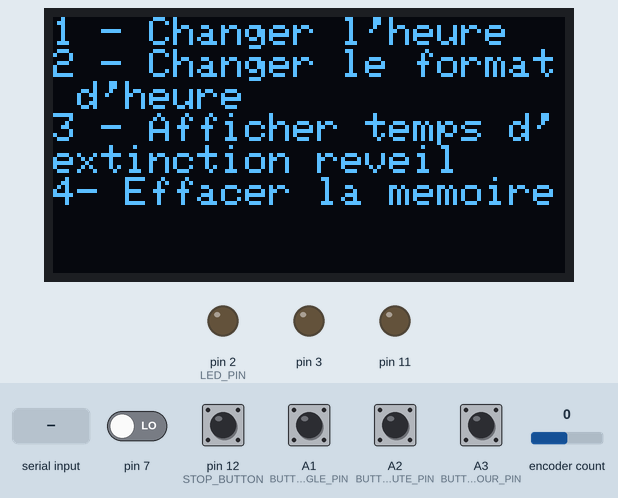
Bench run of a program on a simulated Arduino Nano, built with avr-gcc and run on an emulated ATmega328P. Shown: 128×64 one-colour display, output pins drawn as LEDs (lit = HIGH). Inputs (shaded band) come from the test bench; at power-on: A2 (BUTTON_MINUTE_PIN), A3 (BUTTON_HOUR_PIN) HIGH, A1 (BUTTON_ALARM_TOGGLE_PIN), pin 7, pin 12 (STOP_BUTTON) LOW, encoder count 0. The local clock reads 2024-03-15 10:24:30 at power-on unless the program sets it; what the program prints to the serial monitor is not drawn.

Above: at 1.2 s.
1.3 s: "90,45\n" received over Serial
4.2 s: "2\n" received over Serial
7.2 s: "3\n" received over Serial
At 7.33 s:
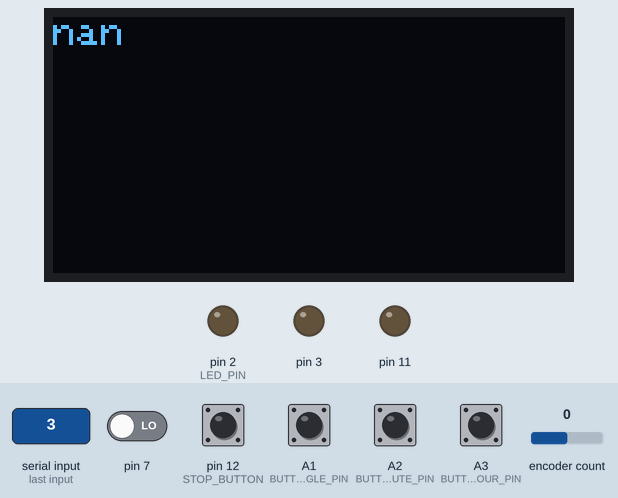
At 8.0 s:
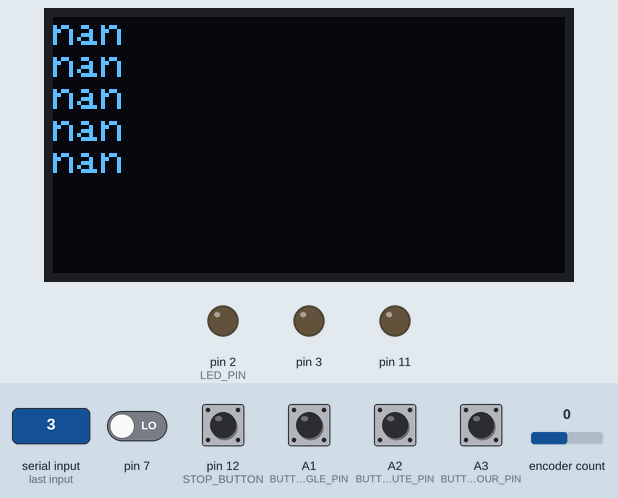
Timing chart, 0 to 10.2 s (numbered marks = the images above; inputs shaded):
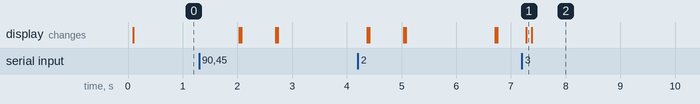

Measured:
- after the input at 7.2 s, the display: changes after 0.08 s (image 1)

The program:

main.cpp
```cpp
#include <Wire.h>
#include <RTClib.h>
#include <Adafruit_GFX.h>
#include <Adafruit_SSD1306.h>
#include <Ultrasonic.h>
#include <EEPROM.h>

#include <Encoder.h>


#define SCREEN_WIDTH 128
#define SCREEN_HEIGHT 64
#define OLED_RESET -1
#define MEMORY_START 1
byte nombreValeurs=0;

Adafruit_SSD1306 display(SCREEN_WIDTH, SCREEN_HEIGHT, &Wire, OLED_RESET);
RTC_DS1307 rtc;
Ultrasonic ultrasonic(9, 8);
int tempsActuelBuzzer, tempsDepartBuzzer;
float tempsTotalBuzzer;
const int LED_PIN = 2;
const int BUTTON_HOUR_PIN = A3;
const int BUTTON_MINUTE_PIN = A2;
const int BUTTON_ALARM_TOGGLE_PIN = A1;
const int STOP_BUTTON = 12;
const int BUTTON_FORMAT_TOGGLE_PIN = 4;  // Nouveau bouton pour le changement de format d'heure
const int BUZZER_PIN = 5;
int alarm = 0;
bool menu = true;
bool reveilActif = true;

int heureAlarme = 15;
int minuteAlarme = 40;
bool settingMode = false;
bool isNumberDisplayed = false;
int displayedNumber = 0;
bool is24HourFormat = true;  // Variable pour stocker le format d'heure
const int ENCODER_CLK_PIN = 4;
const int ENCODER_DT_PIN = 5;
Encoder myEncoder(ENCODER_CLK_PIN, ENCODER_DT_PIN);
long oldPosition  = -999;
DateTime alarmTime;
bool alarmActive = false;
bool heure = true;
bool buzzer = true;

void clearEEPROM() {
  int EEPROMSize = EEPROM.length();
  for (int i = 0; i < EEPROMSize; i++) {
    EEPROM.write(i, 0);
  }
}
void toggleTimeFormat() {
  is24HourFormat = !is24HourFormat;
}
void playMelody() {
  int melody[] = {262, 330, 392, 523, 659, 784, 1046};  // Exemple de fréquences
  int noteDuration = 500;  // Durée de chaque note en millisecondes

  for (int i = 0; i < 7; i++) {
    tone(BUZZER_PIN, melody[i], noteDuration);
    delay(noteDuration + 50);  // Pause entre les notes
  }
}
void activateAlarm(){
  alarmActive=!alarmActive;
}
void adjustTime(DateTime currentTime, int secondsToAdd) {
  DateTime newTime = currentTime + TimeSpan(secondsToAdd);
  rtc.adjust(newTime);
}

void showTime(DateTime currentTime) {
  DateTime now = rtc.now();
  display.clearDisplay();
  display.setTextSize(1.5);
  display.setTextColor(SSD1306_WHITE);
  display.setCursor(5, 10);
  display.print("H ");

  if (is24HourFormat) {
    display.print(currentTime.hour(), DEC);
  } else {
    int hour = currentTime.hour() % 12;
    if (hour == 0) hour = 12;
    display.print(hour);
  }
  display.print(':');
  if (currentTime.minute() < 10) {
    display.print('0');
  }
  display.print(currentTime.minute());

  if (is24HourFormat) {
    display.print(" (24h)");
  } else {
    if (currentTime.hour() < 12) {
      display.print(" AM");
    } else {
      display.print(" PM");
    }
  }
  if(alarmActive){
  display.setCursor(100, 24);
  display.print("A");
  }

  display.setCursor(5, 40);
  display.print("R ");
  if (is24HourFormat) {
    display.print(heureAlarme, DEC);
  } else {
    int hour = heureAlarme % 12;
    if (hour == 0) hour = 12;
    display.print(hour);
  }
  display.print(':');
  if (minuteAlarme < 10) {
    display.print('0');
  }
  display.print(minuteAlarme);

  display.display();
}


void ecrireTempsEcoule(float temps){
  nombreValeurs = EEPROM.read(0);
  if(nombreValeurs==255){
    EEPROM.put(MEMORY_START, temps);
    nombreValeurs++;
    EEPROM.update(0, nombreValeurs);
  } else {
    EEPROM.put(4*nombreValeurs+MEMORY_START,temps);
    nombreValeurs++;
    EEPROM.update(0, nombreValeurs);
  }
}

void AfficherTempsEcoule(){
  float valeurs;
  nombreValeurs = EEPROM.read(0);
  display.clearDisplay();
  display.setTextSize(1);
  display.setTextColor(SSD1306_WHITE);
  display.setCursor(0, 0);
  for (int i = nombreValeurs-5; i < nombreValeurs; i++)
  {
    EEPROM.get(4*i+MEMORY_START, valeurs);
    Serial.println(valeurs);
    display.println(valeurs, DEC);
    display.display();
  }
}
void stopBuzzer(){
  ecrireTempsEcoule(tempsTotalBuzzer/1000);
    Serial.println(tempsTotalBuzzer / 1000);
    alarmActive = false;
    noTone(BUZZER_PIN);
    alarm = 0;
}
void soundAlarm() {

  tempsDepartBuzzer = millis();

  while (alarmActive) {
    tone(5,1000);
    tempsActuelBuzzer = millis();
    tempsTotalBuzzer = tempsActuelBuzzer - tempsDepartBuzzer;

    int dist = ultrasonic.read();
    Serial.print(dist);
    Serial.println(" cm");

    if (dist<10 || digitalRead(STOP_BUTTON)==HIGH || (tempsTotalBuzzer > 10000)) {
      buzzer = !buzzer;
      digitalWrite(3, buzzer);
    }
    delay(100);
  }
}

void showMenu() {
  display.clearDisplay();
  display.setTextSize(1);
  display.setTextColor(SSD1306_WHITE);
  display.setCursor(0, 0);
  display.println("1 - Changer l'heure");
  display.println("2 - Changer le format d'heure");
  display.println("3 - Afficher temps d'extinction reveil");
  display.println("4- Effacer la memoire");
  display.display();
  while (!(Serial.available()))
  {
    delay(100);
  }

  int choix = Serial.parseInt();
    switch (choix) {
      case 1:
        Serial.println("Choix 1 - Heure");
        // Faites ce que vous voulez avec ce choix ici
        menu = false;
        break;
      case 2:
        Serial.println("Choix 2 - Changer le format d'heure");
        toggleTimeFormat();
        menu = false;
        break;
      case 3:
        Serial.println("Choix 3 - Changer le temps d'extinction du réveil");
        AfficherTempsEcoule() ;
        delay(5000);
        menu = false;
        break;
        case 4:
        clearEEPROM();
    delay(1000);
        menu = false;
        break;

      default:
        Serial.println("Choix non valide");
        break;

  }
  menu = false;

}

void setup() {
  //clearEEPROM();
  Serial.begin(9600);
  pinMode(LED_PIN, OUTPUT);
  pinMode(11, OUTPUT);
  pinMode(BUTTON_HOUR_PIN, INPUT_PULLUP);
  pinMode(BUTTON_MINUTE_PIN, INPUT_PULLUP);
  pinMode(BUTTON_ALARM_TOGGLE_PIN, INPUT);
  pinMode(BUTTON_FORMAT_TOGGLE_PIN, INPUT_PULLUP);  // Nouveau bouton pour le changement de format d'heure
  pinMode(BUZZER_PIN, OUTPUT);
  pinMode(STOP_BUTTON, INPUT);
  attachInterrupt(digitalPinToInterrupt(3), stopBuzzer, CHANGE);
  attachInterrupt(digitalPinToInterrupt(2), activateAlarm, CHANGE);
  if (!display.begin(SSD1306_SWITCHCAPVCC, 0x3C)) {
    Serial.println(F("SSD1306 allocation failed"));
    for (;;);
  }

  if (!rtc.begin()) {
    Serial.println("Couldn't find RTC");
    while (1);
  }

  rtc.adjust(DateTime(F(__DATE__), F(__TIME__)));

  display.clearDisplay();
  display.display();

  alarmTime = DateTime(2024, 5, 1, 7, 30, 0);
  alarmActive = true;
  oldPosition = myEncoder.read();


  pinMode(3, OUTPUT);
  pinMode(BUZZER_PIN, OUTPUT);
  digitalWrite(LED_PIN, LOW);

}


void loop() {
  if(menu){
    showMenu();
  }
  DateTime now = rtc.now();
  int buttonState = digitalRead(BUTTON_ALARM_TOGGLE_PIN);

  if (digitalRead(BUTTON_ALARM_TOGGLE_PIN) == HIGH) {
    settingMode = !settingMode;
    delay(200);
  }

  if (digitalRead(BUTTON_FORMAT_TOGGLE_PIN) == HIGH) {
    menu = !menu;
    delay(200);
  }

  if (settingMode) {
    if (digitalRead(BUTTON_HOUR_PIN) == HIGH) {
      adjustTime(now, 3600);
      delay(200);
    }
    if (digitalRead(BUTTON_MINUTE_PIN) == HIGH) {
      adjustTime(now, 60);
      delay(200);
    }
  } else {
    if (digitalRead(BUTTON_HOUR_PIN) == HIGH) {
      heureAlarme = (heureAlarme + 1) % 24;
      delay(200);
    }
    if (digitalRead(BUTTON_MINUTE_PIN) == HIGH) {
      minuteAlarme = (minuteAlarme + 1) % 60;
      delay(200);
    }
  }
  if(digitalRead(7)==HIGH){
    heure = !heure;
  }

/*long newPosition = myEncoder.read();

  if (newPosition != oldPosition) {
    oldPosition = newPosition;

    if (settingMode) {
      if (heure) {
        // Ajuster l'heure du réveil en fonction de la position de l'encodeur
        heureAlarme = (heureAlarme + newPosition) % 24;
      } else {
        // Ajuster les minutes du réveil en fonction de la position de l'encodeur
        minuteAlarme = (minuteAlarme + newPosition) % 60;
      }
    } else {
      if (heure) {
        // Ajuster l'heure de l'horloge en fonction de la position de l'encodeur
        adjustTime(now, 3600 * newPosition);
      } else {
        // Ajuster les minutes de l'horloge en fonction de la position de l'encodeur
        adjustTime(now, 60 * newPosition);
      }
    }

    delay(200);  // Ajouter un délai si nécessaire
  }*/


    if(digitalRead(STOP_BUTTON)==HIGH){
      reveilActif = !reveilActif;
      digitalWrite(2, reveilActif);
      delay(200);
    }
  if (heureAlarme == now.hour() && minuteAlarme == now.minute()) {
    alarm = 1;
    soundAlarm();
  }

  //digitalWrite(LED_PIN, HIGH);
  //delay(500);
  //digitalWrite(LED_PIN, LOW);
  //delay(500);

  showTime(now);
}
```

main2.cpp
```cpp
#include <Wire.h>
#include <RTClib.h>
#include <Adafruit_GFX.h>
#include <Adafruit_SSD1306.h>
#include <Ultrasonic.h>
#include <Encoder.h>

#define SCREEN_WIDTH 128
#define SCREEN_HEIGHT 64
#define OLED_RESET -1

Adafruit_SSD1306 display(SCREEN_WIDTH, SCREEN_HEIGHT, &Wire, OLED_RESET);
RTC_DS1307 rtc;
Ultrasonic ultrasonic(9, 8);
int tempsActuelBuzzer, tempsDepartBuzzer;
float tempsTotalBuzzer;
const int LED_PIN = 2;
const int BUTTON_HOUR_PIN = A2;
const int BUTTON_MINUTE_PIN = A3;
const int BUTTON_ALARM_TOGGLE_PIN = A1;
const int BUZZER_PIN = 5;
int alarm = 0;
int heureAlarme = 12;
int minuteAlarme = 58;
bool settingMode = false; // false pour le réglage de l'alarme, true pour le réglage de l'heure

DateTime alarmTime;
bool alarmActive = false;

// Déclarations pour l'encodeur
const int ENCODER_CLK_PIN = 4;
const int ENCODER_DT_PIN = 5;
Encoder myEncoder(ENCODER_CLK_PIN, ENCODER_DT_PIN);
long oldPosition  = -999;

void adjustTime(DateTime currentTime, int secondsToAdd) {
  DateTime newTime = currentTime + TimeSpan(secondsToAdd);
  rtc.adjust(newTime);
}

void showTime(DateTime currentTime) {
  DateTime now = rtc.now();
  display.clearDisplay();
  display.setTextSize(2);
  display.setTextColor(SSD1306_WHITE);
  display.setCursor(5, 10);
  display.print("R");
  display.setCursor(32, 10);
  display.print(heureAlarme);
  display.print(':');
  display.print(minuteAlarme);
  display.setCursor(5, 40);
  display.print("H");
  display.setCursor(32, 40);
  display.print(now.hour(), DEC);
  display.print(':');
  display.print(now.minute(), DEC);

  display.display();
  delay(1000);
}

void soundAlarm() {
  tone(BUZZER_PIN, 1000);
  tempsDepartBuzzer = millis();

  while (alarmActive) {
    tempsActuelBuzzer = millis();
    tempsTotalBuzzer = tempsActuelBuzzer - tempsDepartBuzzer;

    int dist = ultrasonic.read();
    Serial.print(dist);
    Serial.println(" cm");

    if (dist < 10 || (tempsTotalBuzzer > 10000)) {
      Serial.println(tempsTotalBuzzer / 1000);
      alarmActive = false;
      noTone(BUZZER_PIN);
      digitalWrite(LED_PIN, HIGH);
    }
    delay(100);
  }
}

void stopAlarm() {
  if (alarm == 1) {
    noTone(BUZZER_PIN);
    alarm = 0;
  }
}

void setup() {
  Serial.begin(9600);
  pinMode(LED_PIN, OUTPUT);
  pinMode(BUTTON_HOUR_PIN, INPUT_PULLUP);
  pinMode(BUTTON_MINUTE_PIN, INPUT_PULLUP);
  pinMode(BUTTON_ALARM_TOGGLE_PIN, INPUT_PULLUP);
  pinMode(BUZZER_PIN, OUTPUT);

  if (!display.begin(SSD1306_SWITCHCAPVCC, 0x3C)) {
    Serial.println(F("SSD1306 allocation failed"));
    for (;;);
  }

  if (!rtc.begin()) {
    Serial.println("Couldn't find RTC");
    while (1);
  }

  rtc.adjust(DateTime(F(__DATE__), F(__TIME__)));

  display.clearDisplay();
  display.display();

  alarmTime = DateTime(2024, 5, 1, 7, 30, 0);
  alarmActive = true;

  pinMode(3, OUTPUT);
  attachInterrupt(digitalPinToInterrupt(3), stopAlarm, CHANGE);
  pinMode(BUZZER_PIN, OUTPUT);
  digitalWrite(LED_PIN, LOW);

  oldPosition = myEncoder.read();
}

void loop() {
  DateTime now = rtc.now();

  if (digitalRead(BUTTON_ALARM_TOGGLE_PIN) == LOW) {
    settingMode = !settingMode;
    delay(200);
  }

  if (settingMode) {
    if (digitalRead(BUTTON_HOUR_PIN) == HIGH) {
      adjustTime(now, 3600);
      delay(200);
    }
    if (digitalRead(BUTTON_MINUTE_PIN) == HIGH) {
      adjustTime(now, 60);
      delay(200);
    }
  } else {
    if (digitalRead(BUTTON_HOUR_PIN) == HIGH) {
      heureAlarme = (heureAlarme + 1) % 24;
      delay(200);
    }
    if (digitalRead(BUTTON_MINUTE_PIN) == HIGH) {
      minuteAlarme = (minuteAlarme + 1) % 60;
      delay(200);
    }
  }

  // encodeur
  long newPosition = myEncoder.read();
  if (newPosition != oldPosition) {
    oldPosition = newPosition;

    // Réglage de l'heure ou de l'alarme
    if (settingMode) {
      // Réglage de l'heure
      if (newPosition > oldPosition) {
        adjustTime(now, 60);
      } else {
        adjustTime(now, -60);
      }
    } else {
      // Réglage de l'alarme
      if (newPosition > oldPosition) {
        minuteAlarme = (minuteAlarme + 1) % 60;
      } else {
        minuteAlarme = (minuteAlarme - 1 + 60) % 60;
      }
    }
  }

  if (heureAlarme == now.hour() && minuteAlarme == now.minute()) {
    alarm = 1;
    soundAlarm();
  }

  digitalWrite(LED_PIN, HIGH);
  delay(500);
  digitalWrite(LED_PIN, LOW);
  delay(500);

  showTime(now);
}
```

main3.cpp
```cpp
#include <Wire.h>
#include <RTClib.h>
#include <Adafruit_GFX.h>
#include <Adafruit_SSD1306.h>
#include <Ultrasonic.h>
#include <EEPROM.h>
#include <MsTimer2.h>

#define SCREEN_WIDTH 128
#define SCREEN_HEIGHT 64
#define OLED_RESET -1
#define MEMORY_START 1
byte nombreValeurs=0;

Adafruit_SSD1306 display(SCREEN_WIDTH, SCREEN_HEIGHT, &Wire, OLED_RESET);
RTC_DS1307 rtc;
Ultrasonic ultrasonic(9, 8);
int tempsActuelBuzzer, tempsDepartBuzzer;
float tempsTotalBuzzer;
const int LED_PIN = 2;
const int BUTTON_HOUR_PIN = A3;
const int BUTTON_MINUTE_PIN = A2;
const int BUTTON_ALARM_TOGGLE_PIN = A1;
const int BUTTON_FORMAT_TOGGLE_PIN = 4;  // Nouveau bouton pour le changement de format d'heure
const int BUZZER_PIN = 5;
const int LED_ALARM = 6;
int alarm = 0;
int heureAlarme = 10;
int minuteAlarme = 27;
bool settingMode = false;
bool isNumberDisplayed = false;
int displayedNumber = 0;
bool is24HourFormat = true;  // Variable pour stocker le format d'heure

DateTime alarmTime;
bool alarmActive = false;

void playMelody() {
  int melody[] = {262, 330, 392, 523, 659, 784, 1046};  // Exemple de fréquences
  int noteDuration = 500;  // Durée de chaque note en millisecondes

  for (int i = 0; i < 7; i++) {
    tone(BUZZER_PIN, melody[i], noteDuration);
    delay(noteDuration + 50);  // Pause entre les notes
  }
}

void adjustTime(DateTime currentTime, int secondsToAdd) {
  DateTime newTime = currentTime + TimeSpan(secondsToAdd);
  rtc.adjust(newTime);
}

void showTime(DateTime currentTime) {
  DateTime now = rtc.now();
  display.clearDisplay();
  display.setTextSize(2);
  display.setTextColor(SSD1306_WHITE);
  display.setCursor(5, 10);
  display.print("R");
  display.setCursor(32, 10);
  display.print(heureAlarme);
  display.print(':');
  display.print(minuteAlarme);
  display.setCursor(5, 40);
  display.print("H");

  if (is24HourFormat) {
    display.setCursor(32, 40);
    display.print(now.hour(), DEC);
  } else {
    // Convertir l'heure au format 12 heures
    int hour12 = now.hour() % 12;
    hour12 = (hour12 == 0) ? 12 : hour12;  // Mettez 12 au lieu de 0 pour minuit
    display.setCursor(32, 40);
    display.print(hour12, DEC);
  }

  display.print(':');
  display.print(now.minute(), DEC);

  display.display();
  delay(1000);
}

void ecrireTempsEcoule(float temps){
  nombreValeurs = EEPROM.read(0);
  if(nombreValeurs==255){
    EEPROM.put(MEMORY_START, temps);
    nombreValeurs++;
    EEPROM.update(0, nombreValeurs);
  } else {
    EEPROM.put(4*nombreValeurs+MEMORY_START,temps);
    nombreValeurs++;
    EEPROM.update(0, nombreValeurs);
  }
}

void AfficherTempsEcoule(){
  int valeurs;
  nombreValeurs = EEPROM.read(0);
  for (int i = nombreValeurs-10; i < nombreValeurs; i++)
  {
    EEPROM.get(4*i+MEMORY_START, valeurs);
    Serial.print(valeurs);
  }
}

void soundAlarm() {
  tempsDepartBuzzer = millis();


  while (alarmActive) {
      tone(5, 1000);
    tempsActuelBuzzer = millis();
    tempsTotalBuzzer = tempsActuelBuzzer - tempsDepartBuzzer;

    int dist = ultrasonic.read();
    Serial.print(dist);
    Serial.println(" cm");

    if (dist > 0 ){

       if (dist < 10 || (tempsTotalBuzzer > 10000)) {
       ecrireTempsEcoule(tempsTotalBuzzer/1000);
       Serial.println(tempsTotalBuzzer / 1000);
       alarmActive = false;
       noTone(5);
       digitalWrite(LED_ALARM, HIGH);
       }else{
       digitalWrite(LED_ALARM, LOW);
       delay(100);
       }
  }
  }
}

void setup() {
  Serial.begin(9600);
  pinMode(LED_PIN, OUTPUT);
  pinMode(BUTTON_HOUR_PIN, INPUT_PULLUP);
  pinMode(BUTTON_MINUTE_PIN, INPUT_PULLUP);
  pinMode(BUTTON_ALARM_TOGGLE_PIN, INPUT_PULLUP);
  pinMode(BUTTON_FORMAT_TOGGLE_PIN, INPUT_PULLUP);  // Nouveau bouton pour le changement de format d'heure
  pinMode(BUZZER_PIN, OUTPUT);

  tone(5, 1000);
  noTone(5);

  if (!display.begin(SSD1306_SWITCHCAPVCC, 0x3C)) {
    Serial.println(F("SSD1306 allocation failed"));
    for (;;);
  }

  if (!rtc.begin()) {
    Serial.println("Couldn't find RTC");
    while (1);
  }

  rtc.adjust(DateTime(F(__DATE__), F(__TIME__)));

  display.clearDisplay();
  display.display();

  alarmTime = DateTime(2024, 5, 1, 7, 30, 0);
  alarmActive = true;

  pinMode(3, OUTPUT);
  pinMode(BUZZER_PIN, OUTPUT);
  digitalWrite(LED_PIN, LOW);
}

void loop() {
  DateTime now = rtc.now();
  int buttonState = digitalRead(BUTTON_ALARM_TOGGLE_PIN);

  if (buttonState == HIGH) {
    delay(100);
    isNumberDisplayed = !isNumberDisplayed;
    if (isNumberDisplayed) {
      // Afficher le chiffre
      display.setTextSize(2);
      display.setTextColor(SSD1306_WHITE);
      display.setCursor(100, 25);
      display.print(displayedNumber);
      display.display();
      settingMode = !settingMode;
    }
  }

  if (digitalRead(BUTTON_FORMAT_TOGGLE_PIN) == LOW) {
    is24HourFormat = !is24HourFormat;
    delay(200);
  }

  if (settingMode) {
    if (digitalRead(BUTTON_HOUR_PIN) == HIGH) {
      adjustTime(now, 3600);
      delay(200);
    }
    if (digitalRead(BUTTON_MINUTE_PIN) == HIGH) {
      adjustTime(now, 60);
      delay(200);
    }
  } else {
    if (digitalRead(BUTTON_HOUR_PIN) == HIGH) {
      heureAlarme = (heureAlarme + 1) % 24;
      delay(200);
    }
    if (digitalRead(BUTTON_MINUTE_PIN) == HIGH) {
      minuteAlarme = (minuteAlarme + 1) % 60;
      delay(200);
    }
  }

 if (minuteAlarme != now.minute()) {
    alarmActive = true;
  }

  if (heureAlarme == now.hour() && minuteAlarme == now.minute()) {
    alarm = 1;
    soundAlarm();
  }

  showTime(now);
}
```
